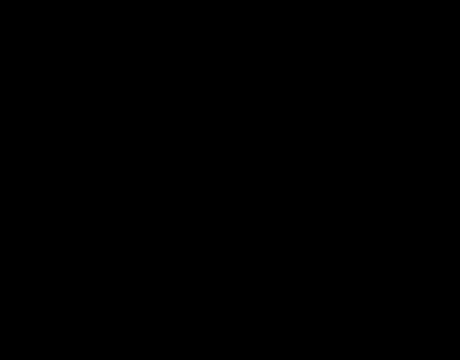
Frame 1 (no input)
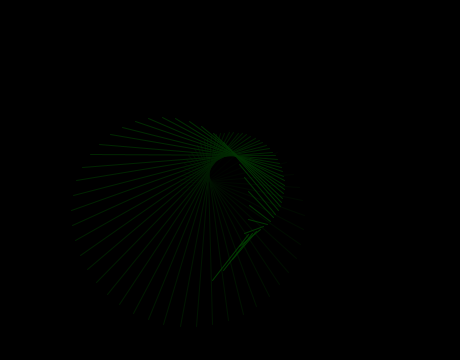
Frame 60 (the mouse pressed at the canvas centre just before this capture)
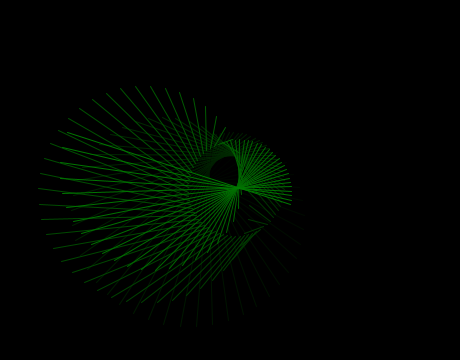
Frame 120 (the mouse held since frame 60 and released just before this capture)

The Processing sketch that drew these frames (run headless with seeded random() and noise(); from frame 60 on, the mouse is pressed at the canvas centre):

// Processing sketch: MyFirstSketch
// ── MyFirstSketch.pde
int[] rgb = new int[] {0,0,0};
float camX, camY = 0;
boolean[] dir = new boolean[] {true,true,true};
int active = (int)random(3);
color c = color(0,0,0);
float bigCircle;
float littleCircle;
float otherLittleCircle;

void setup() {
  bigCircle = random(360);
  randomSeed((int)random(1000));
  littleCircle = random(360);
  otherLittleCircle = random(360);
  size(460,360);
  strokeWeight(1);
  background(0);
}
void draw() {
  camX+=0.1f;
  camY+=0.1f;
  //camera(width/2, height/2.0, (height/2.0) / tan(PI*30.0 / 180.0), width/2.0, height/2.0, 0, 0, 1, 0);  
  bigCircle+=1.034f;
  translate(camX,camY);
  littleCircle+=8.487f;
  otherLittleCircle+=4.983f;
  bigCircle %= 360;
  littleCircle %= 360;
  otherLittleCircle %= 360;
  rgb[active] += (dir[active]) ?1:-1;
  c = color(rgb[0],rgb[1],rgb[2]);
  stroke(c);
  line(width/2+cos(bigCircle*(PI/180f))*100+cos(littleCircle*(PI/180f))*100,height/2+sin(bigCircle*(PI/180f))*50+sin(littleCircle*(PI/180f))*100,width/2+cos(otherLittleCircle*(PI/180f))*50,height/2+sin(otherLittleCircle*(PI/180f))*50);
  
  if ((rgb[active] == 255 && dir[active]==true) || (rgb[active] == 0 && dir[active]==false)) {
    dir[active] = !dir[active];
    changeActive();
  } else if (random(0,100) == 0) {
      changeActive();  }
}
void changeActive() {
  int oldActive = active;
      while (active == oldActive) {
        active = (int)random(3);
      }
}
